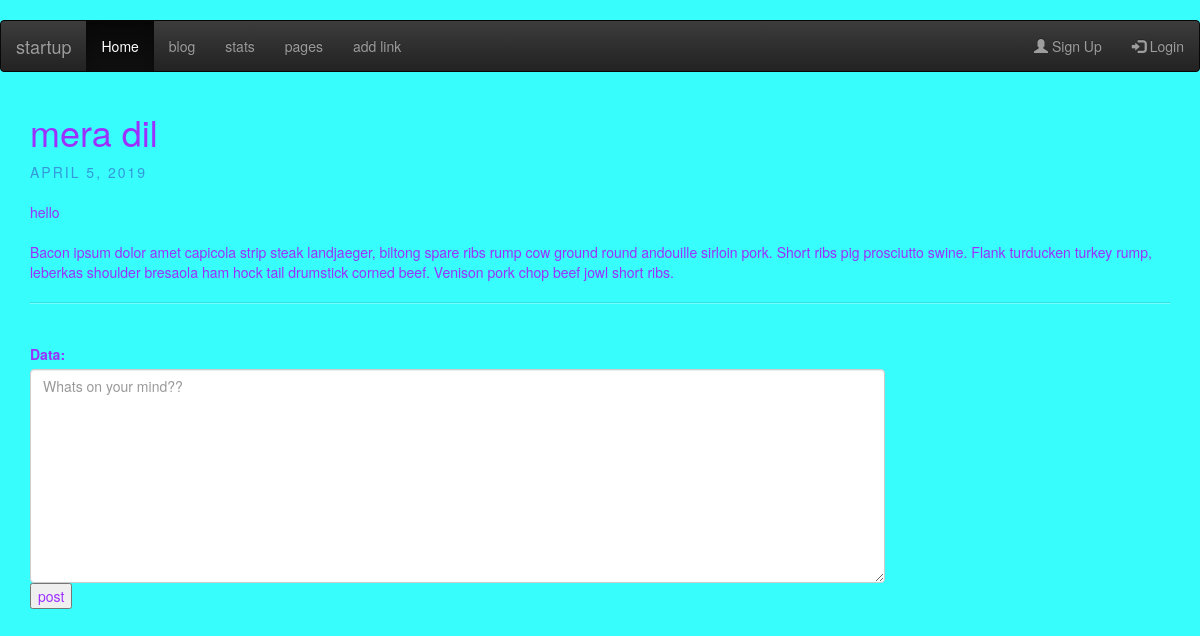
Page /blog/1/ on the committed database.
### blog/models.py (models this page shows, shortened)
class topic(models.Model):
	user=models.ForeignKey(User,on_delete=models.CASCADE)
	title=models.CharField(max_length=30)
	blog=models.ManyToManyField(blog,blank=True)
	date = models.DateField(("Date"), default=datetime.date.today)

class blog(models.Model):
	data=models.TextField()

### blog/views.py (the view, shortened to what this page needs)
# urls.py: path('blog/<pk>/',views.bloger,name='bloger'),
def bloger(request,pk):
	yo=topic.objects.filter(id=pk).get()
	lis=[]
	for one in yo.blog.all():
		lis.append(one.data)
	data={'title':yo.title,'list':lis,'date':yo.date}
	form=my_blog()
	context={'data':data,'form':form,'id':yo.id}
	print(context)
	return render(request,'blog/blog.html',context)

### blog/forms.py
class my_blog(forms.Form):
	data=forms.CharField(widget=forms.Textarea(attrs={'class':'form-control','placeholder':'Whats on your mind??'}))

### blog/templates/blog/blog.html (shortened to what this page needs)
<!DOCTYPE html>
<html>
<head>
  <link rel="stylesheet" href="https://maxcdn.bootstrapcdn.com/bootstrap/3.3.7/css/bootstrap.min.css">
<link rel="stylesheet" href="https://maxcdn.bootstrapcdn.com/bootstrap/3.3.7/css/bootstrap-theme.min.css">
</head>
<body>
   <nav class="navbar navbar-inverse">
  <div class="container-fluid">
    <div class="navbar-header">
      <a class="navbar-brand" href="#">startup</a>
    </div>
    <ul class="nav navbar-nav">
      <li class="active"><a href="#">Home</a></li>
      <li><a href="{% url 'index' %}">blog</a></li>
      <li><a href="{% url 'stats' %}">stats</a></li>
      <li><a href="{% url 'link' %}">pages</a></li>
      <li><a href="{% url 'add' %}">add link</a></li>
    </ul>
    <ul class="nav navbar-nav navbar-right">
      {% if not user.is_authenticated %}
        <li><a href="{% url 'register' %}"><span class="glyphicon glyphicon-user"></span> Sign Up</a></li>
        <li><a href="{% url 'login' %}"><span class="glyphicon glyphicon-log-in"></span> Login</a></li>
      {% else %}
        <li><a href="{% url 'new' %}"><span class="glyphicon glyphicon-plus"></span> new blog</a></li>
        <li><a href="#"><span class="glyphicon glyphicon-user"></span> {{user.username}}</a></li>
        <li><a href="{% url 'logout' %}"><span class="glyphicon glyphicon-log-in"></span> logout</a></li>
      {% endif %}
    </ul>
  </div>
</nav>
<div class=""
<div class="blog">
	<div class="container post">
		<h1>{{data.title}}</h1>
		<div class="date">{{data.date}}</div>
		{% for ji in data.list %}
			<p >{{ji|linebreaks}}</p>
		{% endfor %}
		<hr>
	</div>
</div>
<div class="container">
	<form method="post" action="{% url 'bloger' id %}">
		{{form}}
		<input type="submit" value="post">
	</form>
</div>
</body>
</html>

### blog/templates/blog/blog.html (style rules this page uses)
body { color:#9B30FF; background-color:#37FDFC; margin: 20px auto; }
.form-control { width:75%; }
.post { margin-bottom: 20px; }
.date { color: #3498db; letter-spacing: 0.2rem; text-transform: uppercase; }
p { margin: 20px auto 20px auto; }
p:nth-of-type(1) { border-left: 5px solid #bdc3c7; padding-left: 5px; }
hr { border: 0; height: 0; border-top: 1px solid rgba(0, 0, 0, 0.1); border-bottom: 1px solid rgba(255, 255, 255, 0.3); }

### rows in the picture
topic: title "mera dil", date "APRIL 5, 2019"
blog: list "hello"
blog: list "Bacon ipsum dolor amet capicola strip steak landjaeger, biltong spare ribs rump cow ground round andouille sirloin pork. Short ribs pig prosciutto swine. Flank turducken turkey rump, leberkas shoulder bresaola ham hock tail drumstick corned beef. Venison pork chop beef jowl short ribs."
